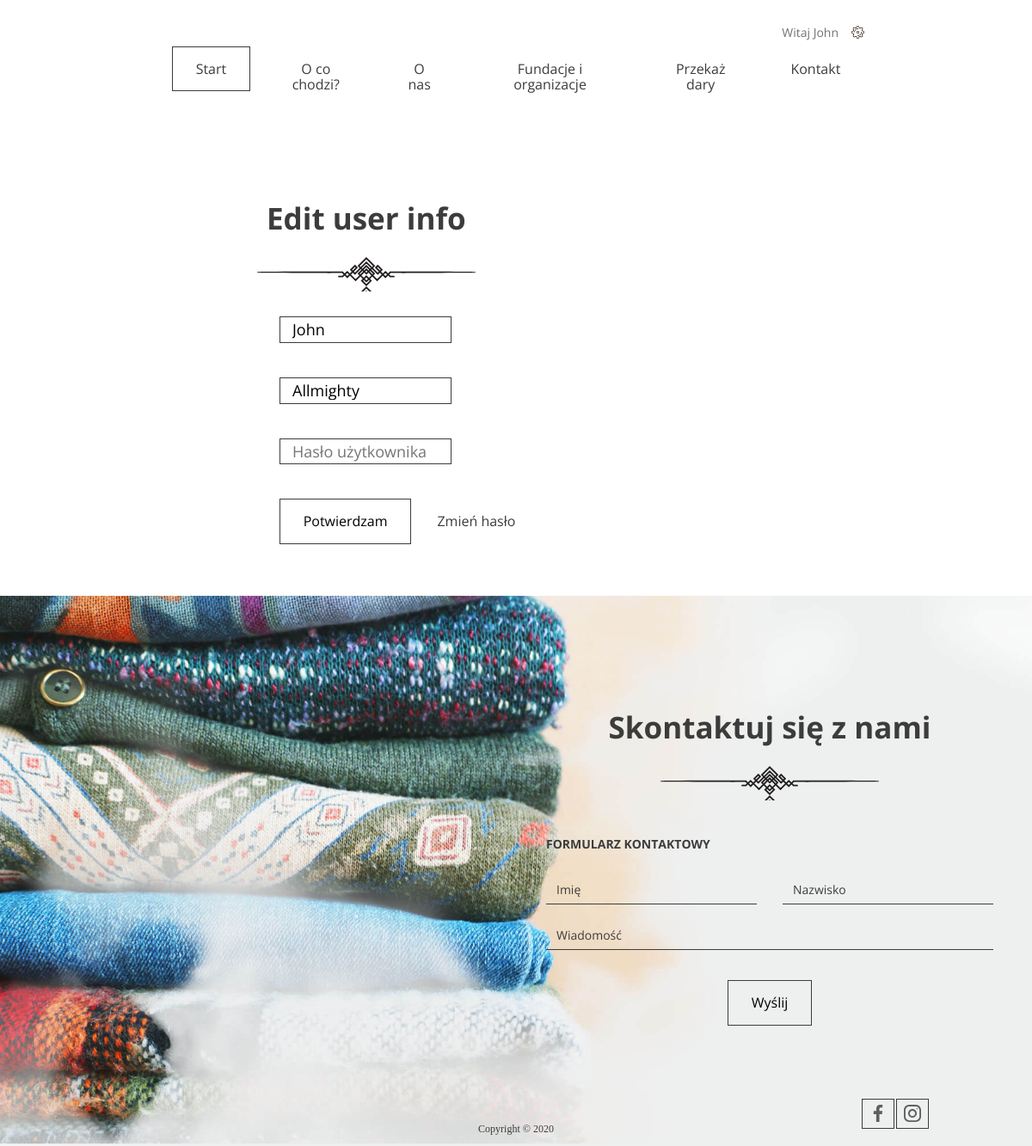
Before: /profile/edit/1/ (signed in) with the older database file.
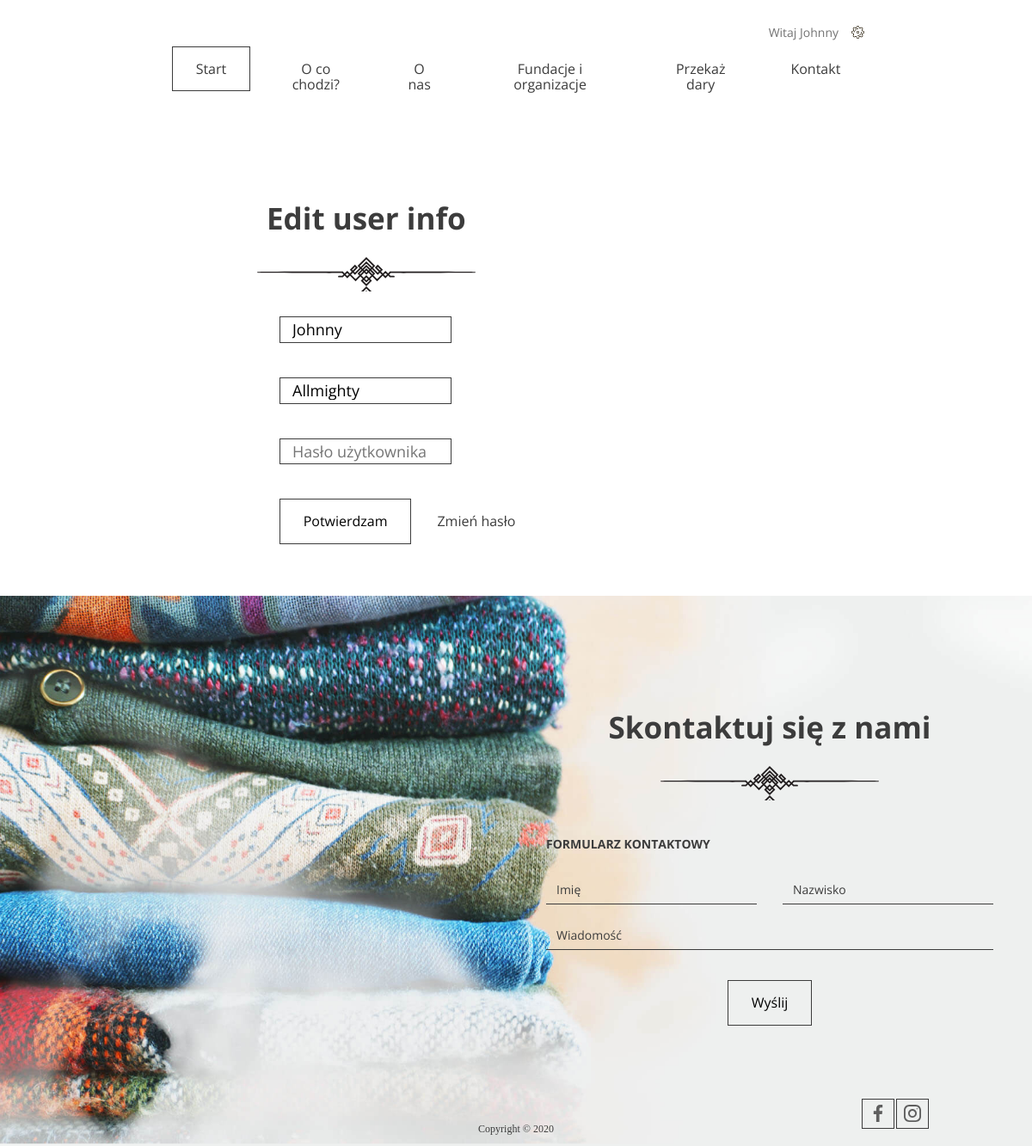
After: the same page with the newer database file.
### giveaway/models.py (models this page shows)
class User(AbstractUser):
    username = None
    email = models.EmailField(_('email address'), unique=True)
    USERNAME_FIELD = 'email'
    REQUIRED_FIELDS = []
    objects = UserManager()

### giveaway/views.py (the view, shortened to what this page needs)
# urls.py: path('profile/edit/<int:pk>/', ProfileUpdateView.as_view(), name='edit-profile'),
class ProfileUpdateView(LoginRequiredMixin, UpdateView):
    model = User
    form_class = EditUserForm
    success_url = "main"
    login_url = 'login'
    template_name_suffix = "_update_form"

### giveaway/forms.py
class EditUserForm(forms.ModelForm):
    class Meta:
        model = User
        fields = ["first_name", "last_name", "password"]

### giveaway/templates/giveaway/user_update_form.html (shortened to what this page needs)
{% extends 'base.html' %}
{%load static%}
{% block header %}
<header class="header">
    {% include 'navigation.html' %}
</header>
{%endblock%}
{% block content %}
<div>
    <section class="login-page">
        <form action="{% url 'edit-profile' user.id%}" method="POST">
            <h2>Edit user info</h2>
            <div class="form-group">
                <input type="text" name="first_name" value={{user.first_name}} required />
            </div>
            <div class="form-group">
                <input type="text" name="last_name" value={{user.last_name}} required />
            </div>
            <div class="form-group">
                <input type="password" name="password" placeholder="Hasło użytkownika" required/>
            </div>
            <div class="form-group">
                <button type="submit" class="btn">Potwierdzam</button>
                <a href="#" class="btn btn--without-border">Zmień hasło</a>
            </div>
        </form>
    </section>
</div>
{% endblock content %}

### giveaway/templates/navigation.html (shortened to what this page needs)
      <nav class="container container--70">
        <ul class="nav--actions">
          {% if user.is_authenticated %}
            <li class="logged-user">
              Witaj {{ user.first_name }}
            </li>
          {% else %}
          <li><a href="{% url 'login' %}" class="btn btn--small btn--without-border">Zaloguj</a></li>
          <li><a href="{% url 'register' %}#register" class="btn btn--small btn--highlighted">Załóż konto</a></li>
          {% endif %}
        </ul>
        <ul>
          <li><a href="{% url 'main' %}" class="btn btn--without-border active">Start</a></li>
          <li><a href="{% url 'main' %}#steps" class="btn btn--without-border">O co chodzi?</a></li>
          <li><a href="{% url 'main' %}#about-us" class="btn btn--without-border">O nas</a></li>
          <li><a href="{% url 'main' %}#help" class="btn btn--without-border">Fundacje i organizacje</a></li>
          <li><a href="{% url 'add-donation' %}" class="btn btn--without-border">Przekaż dary</a></li>
          <li><a href="#contact" class="btn btn--without-border">Kontakt</a></li>
        </ul>
      </nav>

Changed rows visible on the page:
changed User "Allmighty": first_name "John" → "Johnny"
